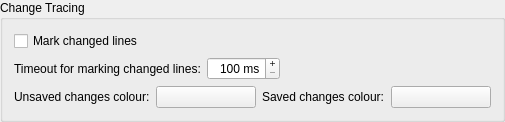
    <widget class="QGroupBox" name="groupBox_13">
     <property name="title">
      <string>Change Tracing</string>
     </property>
     <layout class="QVBoxLayout" name="verticalLayout_3">
      <item>
       <widget class="QCheckBox" name="enableChangeTraceCheckBox">
        <property name="toolTip">
         <string>Select to mark changed lines</string>
        </property>
        <property name="text">
         <string>Mark changed lines</string>
        </property>
       </widget>
      </item>
      <item>
       <layout class="QHBoxLayout" name="_16">
        <item>
         <widget class="QLabel" name="label_4">
          <property name="text">
           <string>Timeout for marking changed lines:</string>
          </property>
         </widget>
        </item>
        <item>
         <widget class="QSpinBox" name="changeTraceTimeoutSpinBox">
          <property name="toolTip">
           <string>Enter the time in milliseconds after which changed lines will be marked</string>
          </property>
          <property name="alignment">
           <set>Qt::AlignRight|Qt::AlignTrailing|Qt::AlignVCenter</set>
          </property>
          <property name="buttonSymbols">
           <enum>QAbstractSpinBox::PlusMinus</enum>
          </property>
          <property name="correctionMode">
           <enum>QAbstractSpinBox::CorrectToNearestValue</enum>
          </property>
          <property name="suffix">
           <string> ms</string>
          </property>
          <property name="minimum">
           <number>100</number>
          </property>
          <property name="maximum">
           <number>5000</number>
          </property>
          <property name="singleStep">
           <number>100</number>
          </property>
         </widget>
        </item>
        <item>
         <spacer>
          <property name="orientation">
           <enum>Qt::Horizontal</enum>
          </property>
          <property name="sizeHint" stdset="0">
           <size>
            <width>40</width>
            <height>20</height>
           </size>
          </property>
         </spacer>
        </item>
       </layout>
      </item>
      <item>
       <layout class="QHBoxLayout" name="horizontalLayout_3">
        <item>
         <widget class="QLabel" name="TextLabel13_3_2_3">
          <property name="text">
           <string>Unsaved changes colour:</string>
          </property>
         </widget>
        </item>
        <item>
         <widget class="QPushButton" name="changeMarkerUnsavedColorButton">
          <property name="minimumSize">
           <size>
            <width>100</width>
            <height>0</height>
           </size>
          </property>
          <property name="toolTip">
           <string>Select the colour for the change marker for unsaved changes.</string>
          </property>
          <property name="text">
           <string/>
          </property>
         </widget>
        </item>
        <item>
         <widget class="QLabel" name="TextLabel13_3_2_4">
          <property name="text">
           <string>Saved changes colour:</string>
          </property>
         </widget>
        </item>
        <item>
         <widget class="QPushButton" name="changeMarkerSavedColorButton">
          <property name="minimumSize">
           <size>
            <width>100</width>
            <height>0</height>
           </size>
          </property>
          <property name="toolTip">
           <string>Select the colour for the change marker for saved changes.</string>
          </property>
          <property name="text">
           <string/>
          </property>
         </widget>
        </item>
       </layout>
      </item>
     </layout>
    </widget>
